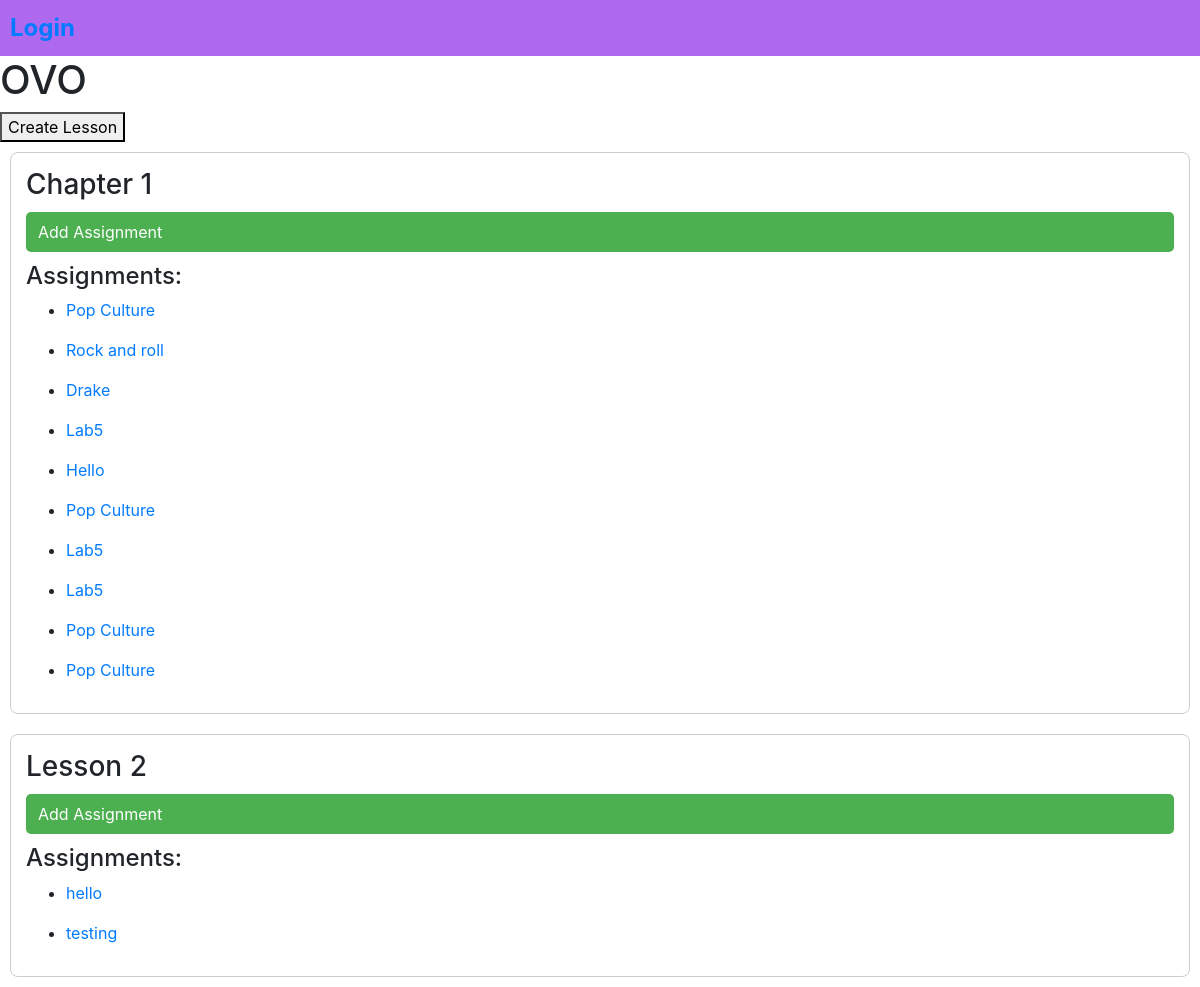
The page /1 on the database its author committed.
### quiz/models.py (models this page shows, shortened)
class Course(models.Model):
    title = models.CharField(max_length=255)
    description = models.TextField()
    professor = models.ForeignKey("User", on_delete=models.CASCADE,default=None)
    lessons = models.ManyToManyField('Lesson', related_name='courses', blank=True)

class Lesson(models.Model):
    title = models.CharField(max_length=255)
    content = models.TextField(blank=None)
    course = models.ForeignKey(Course, on_delete=models.CASCADE)
    assignments = models.ManyToManyField('Assignment', related_name='lessons', blank=True)

class Assignment(models.Model):
    title = models.CharField(max_length=100)
    description = models.TextField()
    dueDay = models.DateField()
    deadline = models.TimeField()
    lesson = models.ForeignKey('Lesson',on_delete=models.CASCADE)
    submission = models.ManyToManyField('Submission', related_name='assignments', blank=True)

### quiz/views.py (the view)
# urls.py: path("<int:courseID>", views.viewCourse, name="viewCourse"),
def viewCourse(request,courseID):
    course = get_object_or_404(Course, id=courseID)
    return render(request, "quiz/course.html",{
        'course': course,
        })

### quiz/templates/quiz/course.html (shortened to what this page needs)
{% extends "quiz/layout.html" %}
{% block body %}
  <h1>{{course.title}}</h1>
  <button id="openModalBtn">Create Lesson</button>
  <div id="lessonList">
    {% for lesson in course.lessons.all %}
      <div class="lessonCard">
        <h3>{{lesson.title}}</h3>
        <a href="{% url 'assignmentCreate' course.id lesson.id %}" class="openAssignmentBtn">Add Assignment</a>
        <h4>Assignments:</h4>
        {% for assignment in lesson.assignments.all %}
          <ul>
            <li><a href="{% url 'viewAssignment' course.id lesson.id assignment.id %}">{{assignment.title}}</a></li>
          </ul>
        {% endfor %}
      </div>
    {% endfor %}
  </div>
{% endblock %}

### quiz/static/quiz/styles.css (style rules this page uses)
body { background-color: white; }
#lessonList { display: flex; flex-wrap: wrap; }
.lessonCard { border: 1px solid #ccc; border-radius: 8px; margin: 10px; padding: 15px; width: 100%; }
.lessonCard h3 { margin-bottom: 10px; }
.lessonCard h4 { margin-top: 10px; }
.openAssignmentBtn { display: block; margin-top: 10px; padding: 8px 12px; background-color: #4CAF50; color: white; text-decoration: none; border-radius: 5px; }

### rows shown on the page
Course: title "OVO"
Lesson: title "Chapter 1"
Assignment: title "Pop Culture"
Assignment: title "Rock and roll"
Assignment: title "Drake"
Assignment: title "Lab5"
Assignment: title "Hello"
Assignment: title "Pop Culture"
Assignment: title "Lab5"
Assignment: title "Lab5"
Assignment: title "Pop Culture"
Assignment: title "Pop Culture"
Lesson: title "Lesson 2"
Assignment: title "hello"
Assignment: title "testing"
